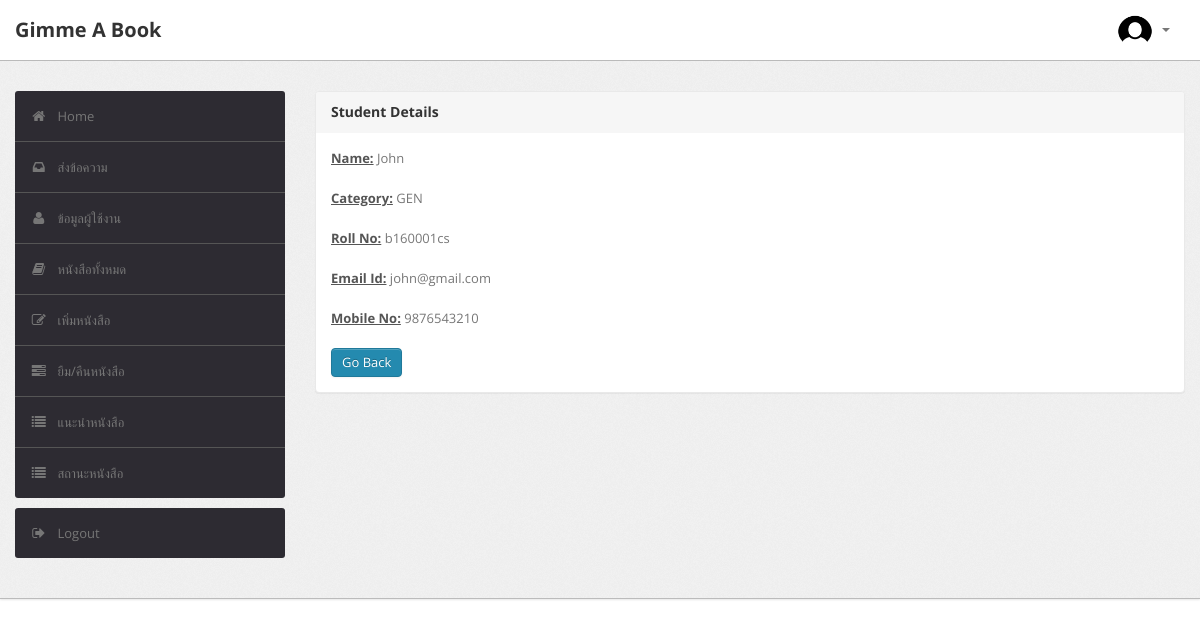
The page /admin/studentdetails.php?id=b160001cs (signed in) on the database its author committed.
### tables this page shows
CREATE TABLE `user` (
  `RollNo` varchar(50) NOT NULL,
  `Name` varchar(50) DEFAULT NULL,
  `Type` varchar(50) DEFAULT NULL,
  `Category` varchar(50) DEFAULT NULL,
  `EmailId` varchar(50) DEFAULT NULL,
  `MobNo` bigint(11) DEFAULT NULL,
  `Password` varchar(50) DEFAULT NULL,
  PRIMARY KEY (`RollNo`),
  UNIQUE KEY `EmailId` (`EmailId`)
);

### admin/studentdetails.php (the view, shortened to what this page needs)
<?php
require('dbconn.php');
?>
<?php
if ($_SESSION['RollNo']) {
    ?>
<!DOCTYPE html>
<html lang="en">
    <head>
        <link type="text/css" href="bootstrap/css/bootstrap.min.css" rel="stylesheet">
        <link type="text/css" href="bootstrap/css/bootstrap-responsive.min.css" rel="stylesheet">
        <link type="text/css" href="css/theme.css" rel="stylesheet">
        <link type="text/css" href="images/icons/css/font-awesome.css" rel="stylesheet">
    </head>
    <body>
        <div class="navbar navbar-fixed-top">
            <div class="navbar-inner">
                <div class="container">
                        <a class="brand" href="index.php">Gimme A Book</a>
                    <div class="nav-collapse collapse navbar-inverse-collapse">
                        <ul class="nav pull-right">
                            <li class="nav-user dropdown"><a href="#" class="dropdown-toggle" data-toggle="dropdown">
                                <img src="images/profile.png" class="nav-avatar" />
                                <b class="caret"></b></a>
                            </li>
                        </ul>
                    </div>
                </div>
            </div>
        </div>
        <div class="wrapper">
            <div class="container">
                <div class="row">
                    <div class="span3">
                        <div class="sidebar">
                            <ul class="widget widget-menu unstyled">
                                <li class="active"><a href="index.php"><i class="menu-icon icon-home"></i>Home
                                </a></li>
                                 <li><a href="message.php"><i class="menu-icon icon-inbox"></i>ส่งข้อความ</a>
                                </li>
                                <li><a href="student.php"><i class="menu-icon icon-user"></i>ข้อมูลผู้ใช้งาน </a>
                                </li>
                                <li><a href="book.php"><i class="menu-icon icon-book"></i>หนังสือทั้งหมด </a></li>
                                <li><a href="addbook.php"><i class="menu-icon icon-edit"></i>เพิ่มหนังสือ </a></li>
                                <li><a href="requests.php"><i class="menu-icon icon-tasks"></i>ยืม/คืนหนังสือ </a></li>
                                <li><a href="recommendations.php"><i class="menu-icon icon-list"></i>แนะนำหนังสือ </a></li>
                                <li><a href="current.php"><i class="menu-icon icon-list"></i>สถานะหนังสือ </a></li>
                            </ul>
                            <ul class="widget widget-menu unstyled">
                                <li><a href="logout.php"><i class="menu-icon icon-signout"></i>Logout </a></li>
                            </ul>
                        </div>
                    </div>
                    <div class="span9">
                        <div class="content">
                        <div class="module">
                            <div class="module-head">
                                <h3>Student Details</h3>
                            </div>
                            <div class="module-body">
                        <?php
                            $rno=$_GET['id'];
                            $sql="select * from LMS.user where RollNo='$rno'";
                            $result=$conn->query($sql);
                            $row=$result->fetch_assoc();
                                $name=$row['Name'];
                                $category=$row['Category'];
                                $email=$row['EmailId'];
                                $mobno=$row['MobNo'];
                                echo "<b><u>Name:</u></b> ".$name."<br><br>";
                                echo "<b><u>Category:</u></b> ".$category."<br><br>";
                                echo "<b><u>Roll No:</u></b> ".$rno."<br><br>";
                                echo "<b><u>Email Id:</u></b> ".$email."<br><br>";
                                echo "<b><u>Mobile No:</u></b> ".$mobno."<br><br>";
                            ?>
                        <a href="student.php" class="btn btn-primary">Go Back</a>
                               </div>
                           </div>
                        </div>
                    </div>
                </div>
            </div>
        </div>
<div class="footer"></div>
    </body>
</html>
<?php }
else {
    echo "<script type='text/javascript'>alert('ปฏิเสธการเข้าใช้!!!')</script>";
} ?>

### admin/css/theme.css (style rules this page uses)
body { font-size: 13px; font-family: 'Open Sans', Arial, sans-serif; background: #fff; color: #777 }
h1, h2, h3, h4, h5, h6 { color: #333; margin-top: 0 }
h3 { font-size: 20px }
strong, b { color: #555 }
.wrapper { background: url(../images/bg.png) #eee; border-bottom: 1px solid #bbb; -webkit-box-shadow: 0 1px 2px rgba(0,0,0,0.1); -moz-box-shadow: 0 1px 2px rgba(0,0,0,0.1); box-shadow: 0 1px 2px rgba(0,0,0,0.1); padding: 30px 0 }
.footer { color: #999; padding: 30px 0 60px }
body [class^="icon-"], body [class*=" icon-"] { font-size: 14px; line-height: 20px; height: 20px }
.module { background: #fff; -webkit-border-radius: 3px; -moz-border-radius: 3px; border-radius: 3px; border: 1px solid #ccc; border-bottom-color: #bbb; -webkit-box-shadow: 0 0 1px rgba(0,0,0,0.2); -moz-box-shadow: 0 0 1px rgba(0,0,0,0.2); box-shadow: 0 0 1px rgba(0,0,0,0.2); margin-bottom: 30px }
.navbar { position: static!important; margin: 0!important }
.navbar .navbar-inner { background: #fff; border-bottom: 1px solid #bbb; -webkit-box-shadow: 0 1px 2px rgba(0,0,0,0.15); -moz-box-shadow: 0 1px 2px rgba(0,0,0,0.15); box-shadow: 0 1px 2px rgba(0,0,0,0.15) }
.navbar .brand { color: #333; font-weight: bold; font-size: 20px; margin-right: 20px; padding: 20px }
.navbar .nav>li>a { padding: 20px 15px; font-weight: bold; color: #777 }
.nav-user>a { height: 20px }
.nav-avatar { width: 34px; height: 34px; margin: -7px 5px 0 0; -webkit-border-radius: 50%; -moz-border-radius: 50%; border-radius: 50% }
.btn, .btn-box { -webkit-border-radius: 3px; -moz-border-radius: 3px; border-radius: 3px }
.btn { font-size: 13px; font-weight: 600 }
.btn { display: inline-block; margin-bottom: 0; font-weight: 400; text-align: center; vertical-align: middle; cursor: pointer; background-image: none; border: 1px solid transparent; white-space: nowrap; padding: 4px 10px; font-size: 13px; line-height: 1.42857; border-radius: 4px; -webkit-user-select: none; -moz-user-select: none; -ms-user-select: none; user-select: none }
.btn-primary { color: #fff; background-color: #248aaf; border-color: #20799a }
.widget-menu { background: #fff; -webkit-border-radius: 3px; -moz-border-radius: 3px; border-radius: 3px; overflow: hidden }
.widget-menu a { color: #555; display: block; line-height: 20px; padding: 15px; text-decoration: none!important }
.widget-menu .menu-icon { margin-right: 10px; color: #767676; -webkit-transition: all .2s ease-in-out; -moz-transition: all .2s ease-in-out; transition: all .2s ease-in-out; }
.widget-menu>li+li { border-top: 1px solid #555 }
.widget-menu>li>a { background-color: #2d2b32; color: #767676; -webkit-transition: all .2s ease-in-out; -moz-transition: all .2s ease-in-out; transition: all .2s ease-in-out; }
.module { box-shadow: 0 0 3px rgba(0,0,0,.1); border-color: #e9e9e9; margin-bottom: 20px; background-color: #fff; border-radius: 4px; -webkit-box-shadow: 0 1px 1px rgba(0,0,0,.05); box-shadow: 0 1px 1px rgba(0,0,0,.05); }
.module-head { color: #767676; background-color: #f6f6f6; border-color: #e9e9e9; padding: 10px 15px; border-bottom: 1px solid transparent; border-top-right-radius: 3px; border-top-left-radius: 3px; }
.module-head h3 { font-size: 14px; line-height: 20px; height: 20px; margin: 0 }
.module-body { padding: 15px }

### rows shown on the page
user: Name "John", Category "GEN", EmailId "john@gmail.com", MobNo "9876543210"

### other values the page prints
$rno "b160001cs"
